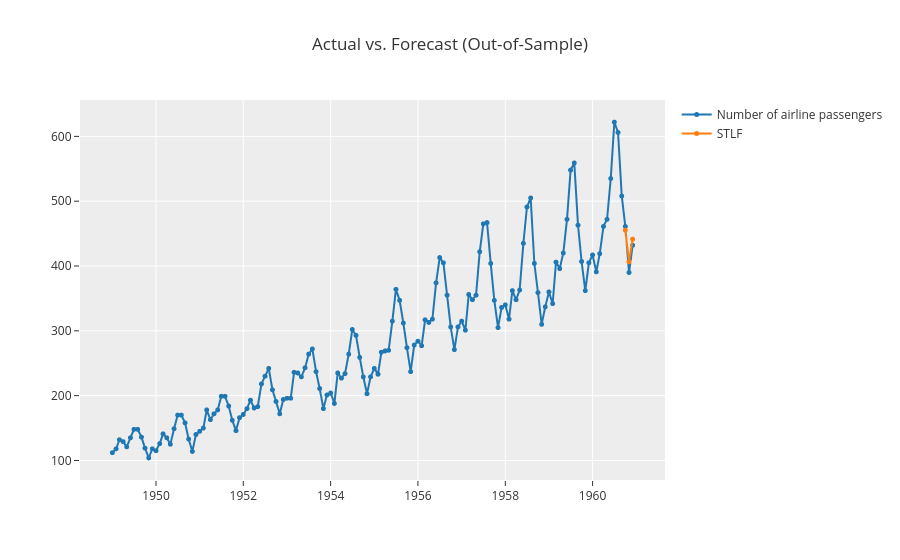

Write notebook code for a chart like this one.
### Markdown cell above
You can use the `plot_model` function to analyzes the performance of a trained model on the test set. It may require re-training the model in certain cases.

### Code cell
# plot forecast
plot_model(best, plot = 'forecast')

### Figure 1 — Plotly figure (JSON) as saved in the notebook; plotly's stock layout.template omitted (floating-point values rounded to 4 significant figures; data arrays with more than 128 entries replaced by an {"elided": "..."} marker saying what was removed)
{"data": [{"line": {"color": "rgb(31, 119, 180)", "width": 2}, "marker": {"color": "rgb(31, 119, 180)", "size": 5}, "mode": "lines+markers", "name": "Number of airline passengers", "type": "scattergl", "x": {"elided": "144 str values"}, "xaxis": "x", "y": {"elided": "144 float values"}, "yaxis": "y"}, {"line": {"color": "rgb(255, 127, 14)", "width": 2}, "marker": {"color": "rgb(255, 127, 14)", "size": 5}, "mode": "lines+markers", "name": "STLF", "type": "scattergl", "x": {"elided": "144 str values"}, "xaxis": "x", "y": {"elided": "144 float values"}, "yaxis": "y"}], "layout": {"showlegend": true, "title": {"text": "Actual vs. Forecast (Out-of-Sample)"}, "xaxis": {"anchor": "y", "domain": [0, 1]}, "yaxis": {"anchor": "x", "domain": [0, 1]}}}
